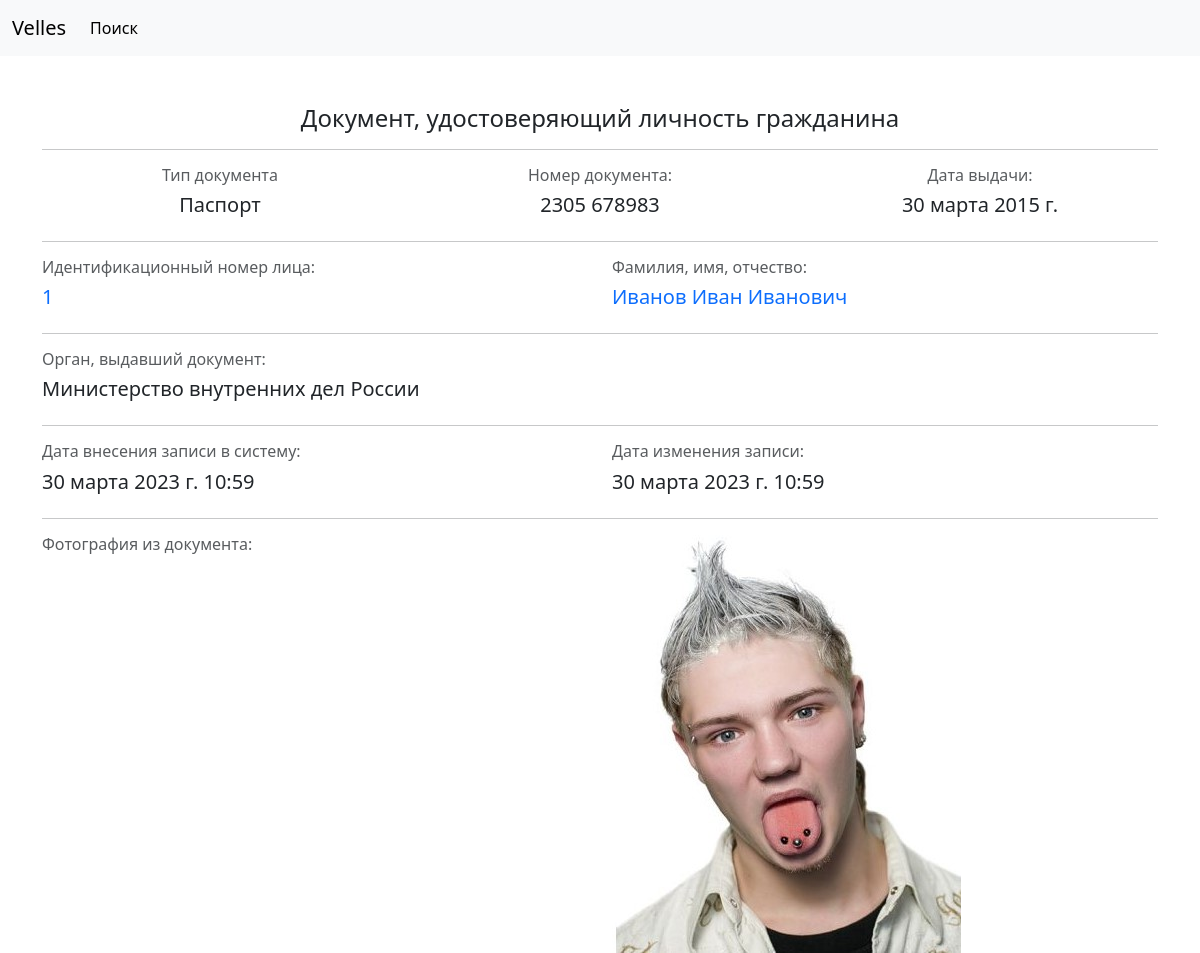
Screenshot of /person/document/2305-678983-p with the database file from the repository.
### person/models.py (models this page shows, shortened)
class Passports(models.Model):
    class Meta:
        verbose_name = 'Документы'
        verbose_name_plural = 'Документы'
    PASSPORT = 'P'
    RESIDENTCARD = 'R'
    IDTYPE = [
        (PASSPORT, 'Паспорт'),
        (RESIDENTCARD, 'Вид на жительство')
    ]
    AUTHORITY = [
        ('MIA', 'МВД'),
        ('MFA', 'МИД')
    ]
    photo = models.ImageField(
        unique=True,
        upload_to='IDphotos',
        verbose_name='фото'
    )
    person = models.ForeignKey(
        Person,
        on_delete=models.CASCADE,
        blank=True,
        null=True,
        verbose_name='владелец ID'
    )
    passport_num = models.CharField(
        max_length=30,
        unique=True,
        verbose_name='номер ID',
    )
    idType = models.CharField(
        max_length=1,
        choices=IDTYPE,
        default='P',
        verbose_name='тип ID'
    )
    dateOfIssue = models.DateField(
        verbose_name='дата выдачи',
        default=datetime.date.today,
    )
    authority = models.CharField(
        max_length=3,
        choices=AUTHORITY,
        verbose_name='кем выдан'
    )
    slug = models.SlugField(
        null=False,
        db_index=True,
        unique=True,
        verbose_name='URL'
    )
    time_create = models.DateTimeField(
        auto_now_add=True,
        verbose_name='время создания',
    )
    time_update = models.DateTimeField(
        auto_now=True,
        verbose_name='время изменения',
    )

class Person(models.Model):
    class Meta:
        verbose_name = 'Физлицо'
        verbose_name_plural = 'Физлица'
    MALE = 'M'
    FEMALE = 'F'
    GENDER_CHOICES = [
        (MALE, 'М'),
        (FEMALE, 'Ж')
    ]
    lastnameCyrillic = models.CharField(
        max_length=40,
        verbose_name='фамилия'
    )
    firstnameCyrillic = models.CharField(
        max_length=40,
        verbose_name='имя'
    )
    patronymicCyrillic = models.CharField(
        max_length=40,
        verbose_name='отчество',
        blank=True,
        null=True,
        default=None
    )
    lastnameLatin = models.CharField(
        max_length=40,
        verbose_name='фамилия (латин.)'
    )
    firstnameLatin = models.CharField(
        max_length=40,
        verbose_name='имя (англ.)'
    )
    patronymicLatin = models.CharField(
        max_length=40,
        verbose_name='отчество (англ.)',
        blank=True,
        null=True,
        default=None
    )
    birthDate = models.DateField(
        verbose_name='дата рождения'
    )
    countryOfBirth = models.ForeignKey(
        Countries,
        on_delete=models.CASCADE,
        verbose_name='страна рождения',
        blank=True,
        null=True,
    )
    sfOfBirth = models.ForeignKey(
        SubsFed,
        on_delete=models.CASCADE,
        blank=True,
        null=True,
        default=None,
        verbose_name='субъект РФ'
    )
    regOfBirth = models.ForeignKey(
        Regions,
        on_delete=models.CASCADE,
        blank=True,
        null=True,
        default=None,
        verbose_name='область'
    )
    districtOfBirth = models.ForeignKey(
        Districts,
        on_delete=models.CASCADE,
        verbose_name='район рождения',
        blank=True,
        null=True,
        default=None
    )
    cityOfBirth = models.ForeignKey(
        Cities,
        on_delete=models.CASCADE,
        verbose_name='город рождения',
        blank=True,
        null=True,
        default=None
    )
    localityOfBirth = models.ForeignKey(
        Localities,
        on_delete=models.CASCADE,
        verbose_name='н.п. рождения',
        blank=True,
        null=True,
        default=None
    )
    gender = models.CharField(
        max_length=2,
        choices=GENDER_CHOICES,
        verbose_name='пол'
    )
    slug = models.SlugField(
        null=False,
        db_index=True,
        unique=True,
        verbose_name='URL'
    )
    time_create = models.DateTimeField(
        auto_now_add=True,
        verbose_name='время создания',
    )
    time_update = models.DateTimeField(
        auto_now=True,
        verbose_name='время изменения',
    )

### person/views.py (the view)
# urls.py: path('document/<slug:slug>', views.DocumentDetailView.as_view(), name='document_url'),
class DocumentDetailView(DetailView):
    model = Passports
    template_name = 'person/doc_detail.html'
    slug_field = 'slug'
    context_object_name = 'document'

### person/templates/person/doc_detail.html (shortened to what this page needs)
{% extends 'base.html' %}
{% block content %}
    <div class="container mt-5">
        <h4 class="text-center">Документ, удостоверяющий личность гражданина</h4>
        <hr>
    </div>
    <div class="container">
        <div class="row">
            <div class="col">
                <div class="row"><h6 class="text-muted text-center">Тип документа</h6></div>
                <div class="row">
                    {% if document.idType == 'P' %}
                        <h5 class="text-center">Паспорт</h5>
                    {% else %}
                        <h5 class="text-center">Вид на жительство</h5>
                    {% endif %}
                </div>
            </div>
            <div class="col">
                <div class="row"><h6 class="text-muted text-center">Номер документа:</h6></div>
                <div class="row"><h5 class="text-center">{{ document.passport_num }}</h5></div>
            </div>
            <div class="col">
                <div class="row"><h6 class="text-muted text-center">Дата выдачи:</h6></div>
                <div class="row"><h5 class="text-center">{{ document.dateOfIssue }}</h5></div>
            </div>
        </div>
        <hr>
    </div>
    <div class="container">
        <div class="row">
            <div class="col">
                <div class="row"><h6 class="text-muted">Идентификационный номер лица:</h6></div>
                <div class="row"><h5>
                    <a href="{% url 'person_url' document.person.slug %}" class="text-decoration-none">{{ document.person.id }}</a>
                </h5></div>
            </div>
            <div class="col">
                <div class="row"><h6 class="text-muted">Фамилия, имя, отчество:</h6></div>
                <div class="row">
                    <h5><a href="{% url 'person_url' document.person.slug %}" class="text-decoration-none">
                        {{ document.person.lastnameCyrillic|default_if_none:'' }} {{ document.person.firstnameCyrillic|default_if_none:'' }} {{ document.person.patronymicCyrillic|default_if_none:'' }}
                    </a></h5>
                </div>
            </div>
        </div>
        <hr>
    </div>
    <div class="container">
        <div class="row"><h6 class="text-muted">Орган, выдавший документ:</h6></div>
        <div class="row">
            {% if document.authority == "MIA" %}
                <h5>Министерство внутренних дел России</h5>
            {% else %}
                <h5>Министерство иностранных дел России</h5>
            {% endif %}
        </div>
        <hr>
    </div>
    <div class="container">
        <div class="row">
            <div class="col">
                <div class="row"><h6 class="text-muted"> Дата внесения записи в систему:</h6></div>
                <div class="row"><h5>{{ document.time_create }}</h5></div>
            </div>
            <div class="col">
                <div class="row"><h6 class="text-muted"> Дата изменения записи:</h6></div>
                <div class="row"><h5>{{ document.time_update }}</h5></div>
            </div>
        </div>
        <hr>
    </div>
    <div class="container">
        <div class="row">
            <div class="col "><h6 class="text-muted align-middle">Фотография из документа:</h6></div>
            <div class="col">
                <img src="{{ document.photo.url }}" alt="">
            </div>
        </div>
    </div>
{% endblock %}

### rows the page displays
Passports: passport_num "2305 678983", dateOfIssue "30 марта 2015 г.", person.id "1", person.lastnameCyrillic "Иванов", person.firstnameCyrillic "Иван", person.patronymicCyrillic "Иванович", time_create "30 марта 2023 г. 10:59", time_update "30 марта 2023 г. 10:59", photo (picture)
